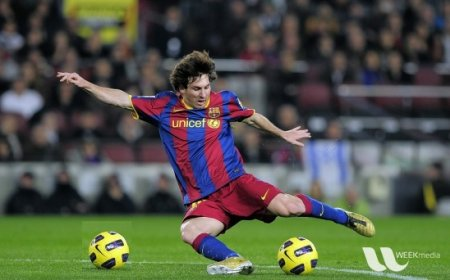
#> input picture code/image/messi5.jpg, 450 x 280 px
$ jupyter execute --allow-errors image_segemnt.ipynb
#> lines starting #> are read from the running program, lines starting #| are printed output that depends on the picture; after the words box and inside, x2 and y2 are one past the last pixel; in counts of white or black regions, pixels touching at a corner belong together
### code/utils.py
import cv2
import math
import numpy as np
import matplotlib.pyplot as plt

def mask_img(img, mask):
    nowmask = np.copy(mask)
    if len(mask.shape) == 2 and len(img.shape) == 3:
        nowmask = nowmask[..., np.newaxis]
    if len(mask.shape) == 3 and len(img.shape) == 2:
        nowmask = nowmask[:, :]

    if np.max(nowmask) == 255:
        nowmask[nowmask > 0] = 1

    img = img * nowmask
    return img

# [19 lines left out: functions draw_lines, draw_points, not called in this run]


# 显示多张图片
def show_images(imgs, colnum=4, scale=6):
    if colnum > len(imgs):
        colnum = len(imgs)

    rownum = math.ceil(len(imgs) / colnum)

    # 计算 figsize
    maxrow = max([img.shape[0] for _,img in imgs])
    maxcol = max([img.shape[1] for _,img in imgs])

    rowpx, colpx = (maxrow*rownum, maxcol*colnum)
    if rowpx > colpx:
        rowpx, colpx = (math.ceil(scale*rowpx/colpx), scale)
    else:
        rowpx, colpx = (scale, math.ceil(scale*colpx/rowpx))

    # 画图
    _, axes = plt.subplots(rownum, colnum, figsize=(colpx, rowpx))
    if rownum == 1 and colnum == 1:
        axes = np.array([axes], dtype=object)
    axes = axes.reshape(rownum, colnum)
    for i in range(rownum):
        for j in range(colnum):
            axes[i, j].set_axis_off()

            if i*colnum + j < len(imgs):
                title, img = imgs[i*colnum + j]
                axes[i, j].set_title(title)

                if len(img.shape) > 2:
                    axes[i, j].imshow(img[..., ::-1])
                else:
                    axes[i, j].imshow(img, cmap="gray")

    plt.show()

### code/image_segemnt.ipynb
[cell 1]
import cv2
import numpy as np
import matplotlib.pyplot as plt

from utils import show_images, mask_img

[cell 2]
'''
grabCut 初次使用
'''
src = cv2.imread('./image/messi5.jpg', -1)
#> src is the input picture: shape (280, 450, 3); mean B, G, R 72.3, 85.8, 82.3

# mask - 这是一个掩码图像，我们指定哪些区域是背景，前景或可能的背景/前景等。取值为 [0, 4)，具体可搜索 GrabCutClasses
# rect - 矩形的坐标，包括格式为（x，y，w，h）的前景对象
# bdgModel, fgdModel - 内部算法使用的数组。通常只需创建两个大小为(1, 65)的 np.float64 类型零数组。不用管
mask = np.zeros(src.shape[0:2], np.uint8)
rect = (50, 50, 450, 290)
bgdModel = np.zeros((1,65), np.float64)
fgdModel = np.zeros((1,65), np.float64)

resultMask, bgdModel, fgdModel = cv2.grabCut(src, mask, rect, bgdModel, fgdModel, 5, cv2.GC_INIT_WITH_RECT)


# mask: 0 肯定背景，1 肯定前景，2 可能背景，3 可能前景
show_images([
    ('inital mask -> changed', mask),
    ('result mask', resultMask),
    ('mask+img', mask_img(src, (mask==1)|(mask==3))),
], scale=3)
#> in mask_img, `nowmask = np.copy(mask)`:
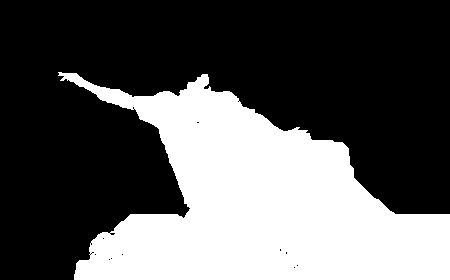
#> nowmask: shape (280, 450) bool; 35% white; 1 white region, box (x1, y1, x2, y2) and area: (58, 72, 450, 280) 44100
#> in show_images, `colnum = len(imgs)`: colnum = 3
#> in show_images, `rownum = math.ceil(len(imgs) / colnum)`: rownum = 1
#> in show_images, `maxrow = max([img.shape[0] for _,img in imgs])`: maxrow = 280
#> in show_images, `maxcol = max([img.shape[1] for _,img in imgs])`: maxcol = 450
#> in show_images, `rowpx, colpx = (maxrow*rownum, maxcol*colnum)`: rowpx = 280; colpx = 1350
#> in show_images, `rowpx, colpx = (scale, math.ceil(scale*colpx/rowpx))`: rowpx = 3; colpx = 15

[cell 3]
'''
添加自定义的前景背景，加强 grabCut 准确度
'''
results = []

# mask: 0 肯定背景，1 肯定前景，2 可能背景，3 可能前景
mask[70:100, 180:210] = 1
mask[220:250, 150:180] = 0
mask[200:220, 320:330] = 0

# 展示一下 mask 的情况
results.append( ('init foreground', mask_img(src, (mask==1))) )
#> in mask_img (call 2), `nowmask = np.copy(mask)`: nowmask: shape (280, 450) bool; 0.71% white; 1 white region, box (x1, y1, x2, y2) and area: (180, 70, 210, 100) 900
results.append( ('init background', mask_img(src, (mask==0))) )
#> in mask_img (call 3), `nowmask = np.copy(mask)`: nowmask: shape (280, 450) bool; 27.9% white; 3 white regions, box (x1, y1, x2, y2) and area: (0, 0, 450, 280) 34000, (150, 220, 180, 250) 900, (320, 200, 330, 220) 200

# 注意这里从 WITH_RECT 变为 WITH_MASK
mask, bgdModel, fgdModel = cv2.grabCut(src, mask, rect, bgdModel, fgdModel, 5, cv2.GC_INIT_WITH_MASK)
results.append( ('result foreground', mask_img(src, (mask==1)|(mask==3))) )
#> in mask_img (call 4), `nowmask = np.copy(mask)`: nowmask: shape (280, 450) bool; 27.5% white; 1 white region, box (x1, y1, x2, y2) and area: (58, 50, 450, 280) 34603

show_images(results)

[cell 4]
results = []

src = cv2.imread('./image/coins.jpg', -1)
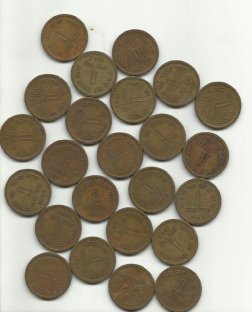
#> input picture code/image/coins.jpg, 252 x 312 px
#> src is the input picture: shape (312, 252, 3); mean B, G, R 136.3, 153.2, 161.4
src_gray = cv2.cvtColor(src, cv2.COLOR_BGR2GRAY)

# 阈值 + 形态学处理去除噪声
ret, bin_img = cv2.threshold(src_gray, 0, 255, cv2.THRESH_BINARY_INV + cv2.THRESH_OTSU)
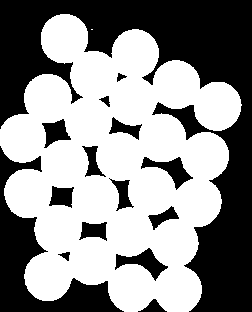
#> bin_img: shape (312, 252); 55.9% white; 15 black regions, largest, box (x1, y1, x2, y2) and area: (0, 0, 252, 312) 24925, (0, 146, 124, 312) 5653, (115, 248, 168, 281) 657
#> ret = 162
results.append( ['threshold', np.copy(bin_img)] )

kernel = cv2.getStructuringElement(cv2.MORPH_RECT, (3, 3))
bin_img = cv2.morphologyEx(bin_img, cv2.MORPH_OPEN, kernel, iterations=2)
#> bin_img: shape (312, 252); 55.9% white; 15 black regions, largest, box (x1, y1, x2, y2) and area: (0, 0, 252, 312) 24935, (0, 146, 124, 312) 5653, (115, 248, 168, 281) 657
results.append( ['moro remove noise', np.copy(bin_img)] )

# 利用形态学找一些一定是背景的部分
sure_bg = 255 - cv2.dilate(bin_img, kernel, iterations=3)
#> sure_bg: shape (312, 252); 33.9% white; 17 white regions (5 under 20 px), largest, box (x1, y1, x2, y2) and area: (0, 0, 252, 312) 21098, (0, 155, 116, 312) 4232, (175, 109, 199, 133) 203
results.append( ['must background\n(use moro)', sure_bg] )

# 利用 Distance Transform 找一些肯定前景的部分
dist = cv2.distanceTransform(bin_img, cv2.DIST_L2, 3)
ret, sure_fg = cv2.threshold(dist, 0.5 * dist.max(), 255, cv2.THRESH_BINARY)
#> sure_fg: shape (312, 252) float32; 16.1% white; 24 white regions, largest, box (x1, y1, x2, y2) and area: (119, 86, 149, 114) 557, (118, 218, 145, 245) 550, (74, 107, 101, 135) 546
#> ret = 11.67
sure_fg = sure_fg.astype(np.uint8)
results.append( ['must foreground\n(use distanceform)', sure_fg] )

# 预处理 watershed 的 marker：编号各个闭合区域，将不确定区域的编号变为 0
ret, markers = cv2.connectedComponents(sure_fg)
#> markers: shape (312, 252) int32; 25 distinct labels, from 0 to 24
#> ret = 25
markers += 1
#> markers: shape (312, 252) int32; 25 distinct labels, from 1 to 25
markers[np.bitwise_and(sure_bg!=255, sure_fg!=255)] = 0
#> markers: shape (312, 252) int32; 26 distinct labels, from 0 to 25
results.append( ['watershed marker', np.copy(markers)] )

# 使用 watershed，直接传入彩色图
markers = cv2.watershed(src, markers)
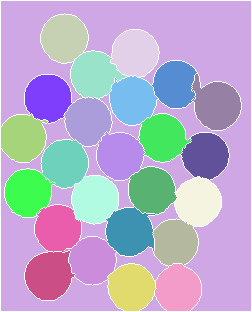
#> markers: shape (312, 252) int32; 26 distinct labels, from -1 to 25; one colour per label, 0 black, -1 white
results.append( ['after watershed', np.copy(markers)])

# 后续就可以使用 contours 获取轮廓了
labels = np.unique(markers)
#> labels = 26 values from -1 to 25
coins = []
for label in labels[2:]:
    target = np.where(markers == label, 255, 0).astype(np.uint8)
    contours, hierarchy = cv2.findContours(
        target, cv2.RETR_EXTERNAL, cv2.CHAIN_APPROX_SIMPLE
    )
    # 轮廓可能不是很圆，也可以用 minEnclosingCircle 画个圆
    # ((x, y), r) = cv2.minEnclosingCircle(contours[0])
    # cv2.circle(src, (int(x), int(y)), int(r), (0, 255, 0), 2)
    coins.append(contours[0])
#> this loop made 24 passes
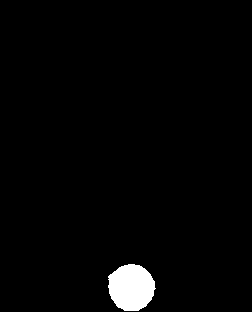
#> target: shape (312, 252); 2.2% white; 1 white region
#> after the loop, coins = 24 contours; largest, box (x1, y1, x2, y2) and area: (192, 74, 241, 130) 1768, (25, 251, 75, 300) 1744, (106, 207, 155, 256) 1734, (41, 14, 88, 63) 1680, (97, 132, 145, 180) 1673
img = cv2.drawContours(src, coins, -1, color=(0, 23, 223), thickness=2)
#> img: shape (312, 252, 3)
results.append( ['use findcontours', img] )

show_images(results)

[cell 5]
# Alpha matting：需要自己传入 Mask
img = cv2.imread('./image/alpha_matting_src.jpg', -1)
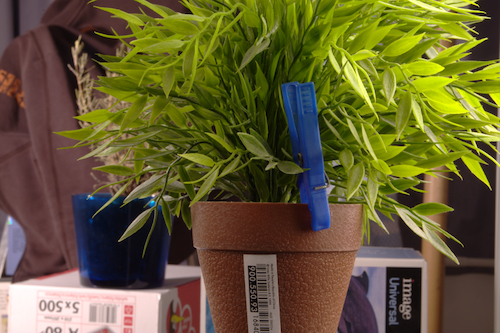
#> input picture code/image/alpha_matting_src.jpg, 500 x 333 px
#> img is the input picture: shape (333, 500, 3); mean B, G, R 49.9, 92, 100.9
mask = cv2.imread('./image/alpha_matting_trimap.png', -1)[..., 0]
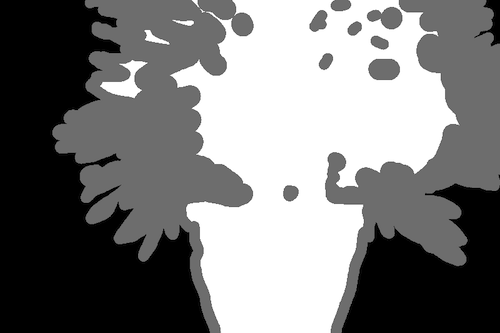
#> input picture code/image/alpha_matting_trimap.png, 500 x 333 px
#> mask: shape (333, 500); min 0, max 255, mean 123

#> (the rest of this cell did not finish here and is left out)

[cell 6]
'''
HfsSegement
'''
src = cv2.imread('./image/messi5.jpg', -1)

hfs_member = cv2.hfs.HfsSegment().create(src.shape[0], src.shape[1])

# float 	segEgbThresholdI = 0.08f,
# int 	    minRegionSizeI = 100,
# float 	segEgbThresholdII = 0.28f,
# int 	    minRegionSizeII = 200,
# float 	spatialWeight = 0.6f,
# int 	    slicSpixelSize = 8,
# int 	    numSlicIter = 5

out1 = hfs_member.performSegmentGpu(src)

hfs_member.setSegEgbThresholdI(1.0)
out2 = hfs_member.performSegmentGpu(src)

hfs_member.setSegEgbThresholdI(0.01)
out3 = hfs_member.performSegmentGpu(src)
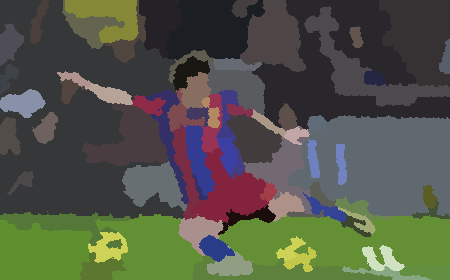
#> out3: shape (280, 450, 3); mean B, G, R 72.4, 85.7, 82.3

show_images([
    ('out1', out1),
    ('out2', out2),
    ('out3', out3)
])

[cell 7]
'''
class  	cv::ximgproc::segmentation::GraphSegmentation
'''

rgb_src = cv2.imread('./image/messi5.jpg', -1)

gs = cv2.ximgproc.segmentation.createGraphSegmentation()

gs.setK(300)
gs.setSigma(0.5)
gs.setMinSize(100)

# output：每个像素都有一个 label
output = gs.processImage(rgb_src)
#> output: shape (280, 450) int32; 127 distinct labels, from 0 to 126

# 把 output 的 label 放缩到 0-255，然后用伪彩色填充
output = (output - output.min()) / (output.max() - output.min()) * 255
rgb_out = cv2.applyColorMap(output.astype(np.uint8), cv2.COLORMAP_JET)
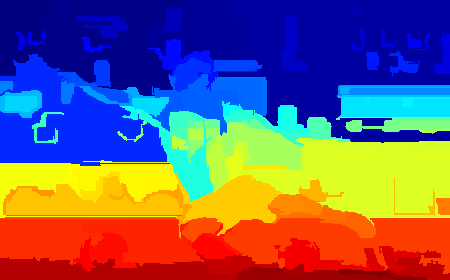
#> rgb_out: shape (280, 450, 3); mean B, G, R 110, 93, 110.7

show_images([
    ('rgb src', rgb_src),
    ('rgb out', rgb_out)
])
#> in show_images (call 5), `rowpx, colpx = (maxrow*rownum, maxcol*colnum)`: rowpx = 280; colpx = 900
#> in show_images (call 5), `rowpx, colpx = (scale, math.ceil(scale*colpx/rowpx))`: rowpx = 6; colpx = 20
#> in show_images (call 5), `plt.show()`:
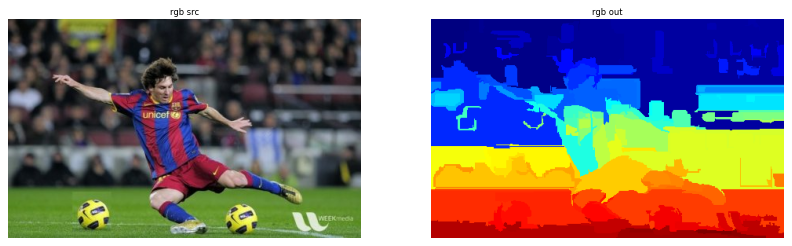
#> figure drawn by matplotlib, 2 panels
